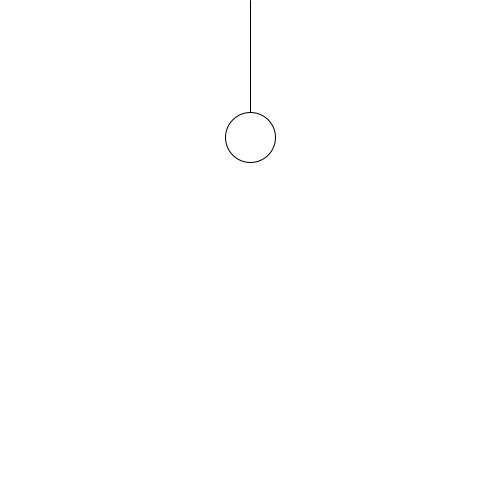
Frame 1 (no input)
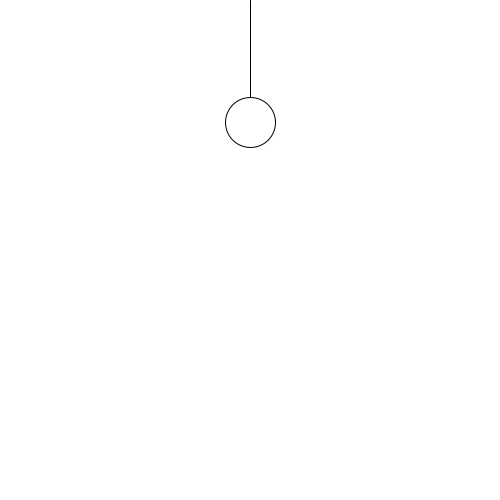
Frame 60 (the mouse pressed at the canvas centre just before this capture)
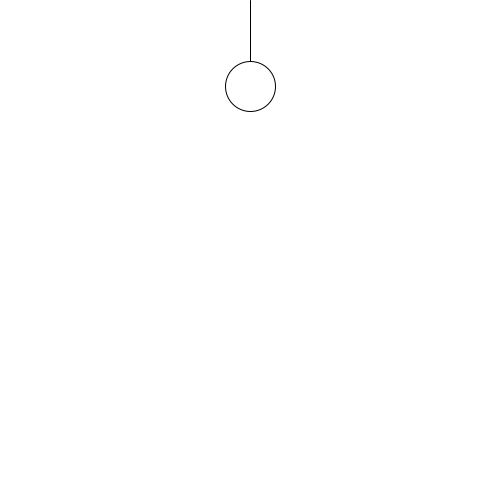
Frame 120 (the mouse held since frame 60 and released just before this capture)

The Processing sketch that drew these frames (run headless with seeded random() and noise(); from frame 60 on, the mouse is pressed at the canvas centre):

// Processing sketch: spring
// ── spring.pde
float ppmX; //pixel per meter
float ppmY; //pixel per meter 

float stiffness = .5; //N/m 
float unstretchedLength = .02; //m
PVector GRAV = new PVector(0, 9.81);
PVector pos;
PVector endPos;
PVector vel;
PVector acc;

float bobMass = 2;

float currentTime;
float prevTime;

void setup() {

  size(500, 500);
  ppmX = displayWidth / .310;
  ppmY = displayHeight / .175;


  pos = new PVector(width/2, 0);
  endPos = pos.copy();
  endPos.add(0, unstretchedLength*ppmY);

  vel = new PVector();
  acc = new PVector();

  currentTime = millis()/1000.0;
  prevTime = currentTime;
}

void draw() {
  background(255);

  currentTime = millis()/1000.0;
  float dt = currentTime - prevTime;
  prevTime = currentTime;

  PVector springForce = springForce(pos, endPos);
  PVector gravityForce = GRAV.copy().mult(bobMass);
  acc.set(calcForces(springForce, gravityForce).div(bobMass));

  PVector vel0 = vel.copy();
  vel.add(acc.copy().mult(dt));
  endPos.add(vel0.mult(dt)).add(acc.mult(.5*pow(dt, 2)));

  line(pos.x, pos.y, endPos.x, endPos.y);
  circle(endPos.x, endPos.y, 50);
}

PVector springForce(PVector pos0, PVector pos1) {

  PVector force = pos0.copy().sub(pos1);
  float stretchedLength = force.mag();
  float delS = stretchedLength-unstretchedLength;
  
  force.normalize().mult(delS*stiffness);

  return force;
}

PVector calcForces(PVector ...forces) {

  PVector totalForce = new PVector();
  for (PVector force : forces) {
    totalForce.add(force);
  }

  return totalForce;
}
